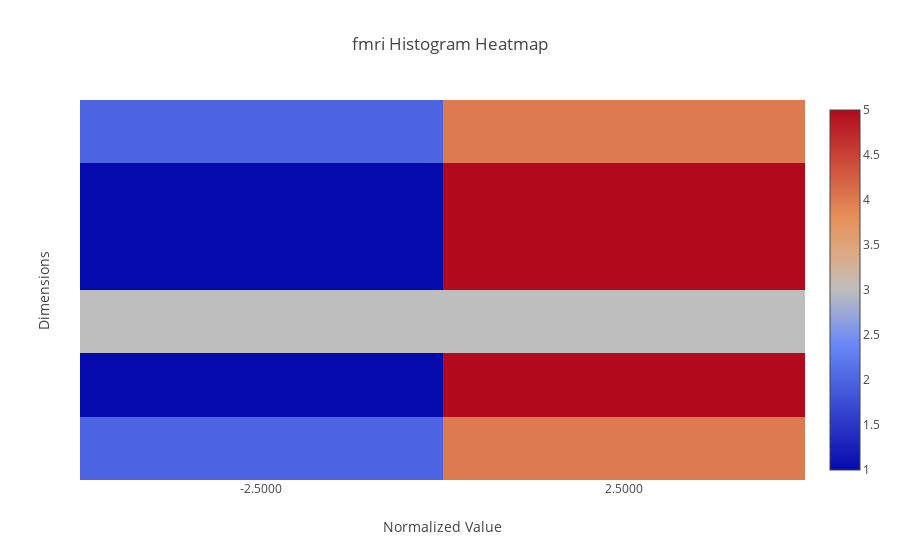

The code cell stored with this chart in its notebook:
### Code cell
lpl.HistogramHeatmap(DM).plot()

### Figure 1 — Plotly figure (JSON) as saved in the notebook; plotly's stock layout.template omitted (floating-point values rounded to 4 significant figures)
{"data": [{"type": "heatmap", "y": [0, 1, 2, 3, 4, 5], "z": [[2, 4], [1, 5], [3, 3], [1, 5], [1, 5], [2, 4]]}], "layout": {"title": "fmri Histogram Heatmap", "xaxis": {"mirror": true, "showticklabels": true, "ticks": "", "ticktext": ["-2.5000", "2.5000"], "tickvals": [0, 1], "title": "Normalized Value"}, "yaxis": {"mirror": true, "showticklabels": false, "ticks": "", "title": "Dimensions"}}}
